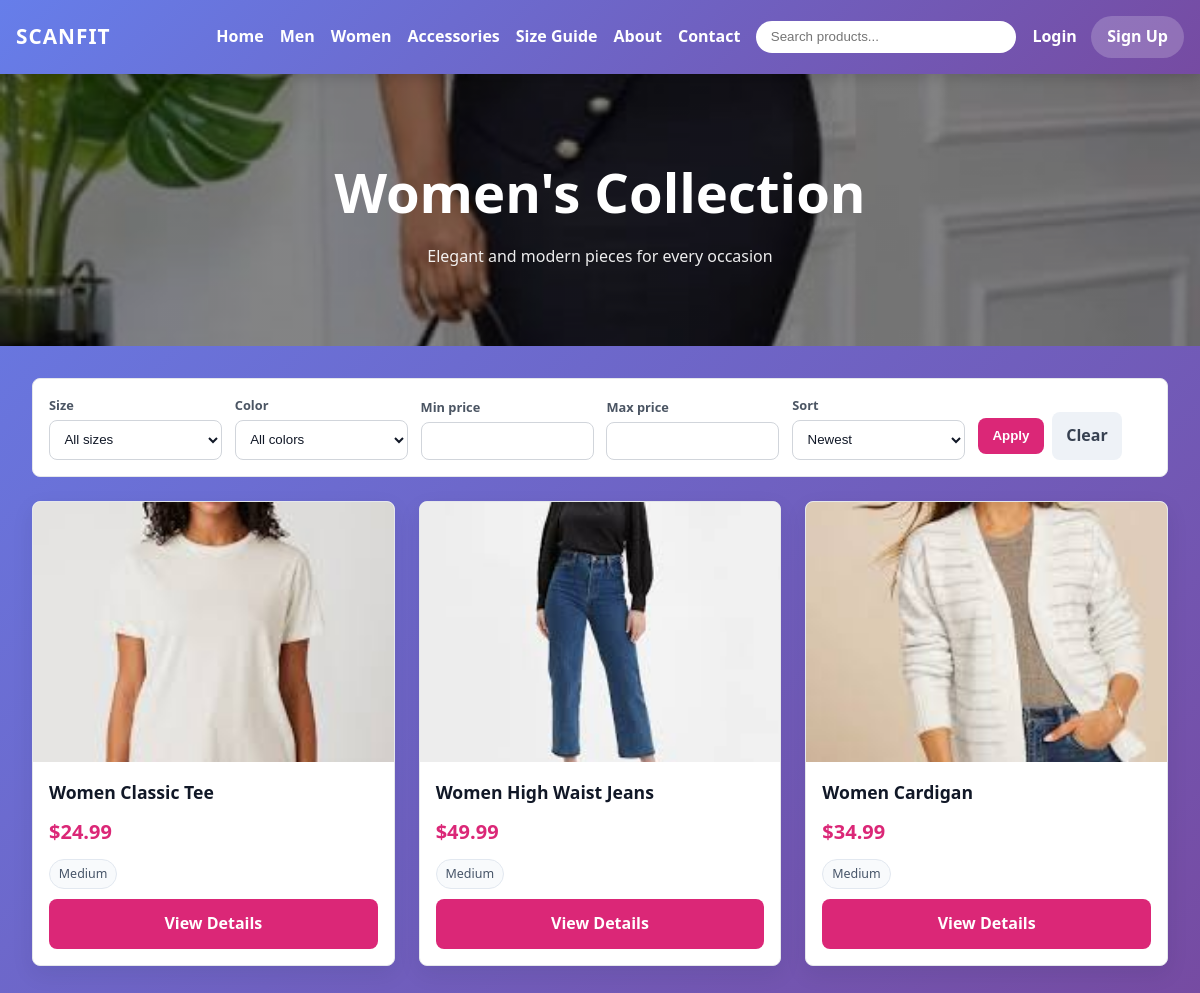
The app's page /womens.php with its own data.
### tables this page shows
CREATE TABLE `product` (
  `product_id` int NOT NULL AUTO_INCREMENT,
  `name` varchar(255) NOT NULL,
  `sku` varchar(100) NOT NULL,
  `description` text,
  `base_price` decimal(10,2) NOT NULL,
  `status` enum('ACTIVE','INACTIVE','OUT_OF_STOCK') DEFAULT 'ACTIVE',
  `created_at` timestamp NULL DEFAULT CURRENT_TIMESTAMP,
  `updated_at` timestamp NULL DEFAULT CURRENT_TIMESTAMP ON UPDATE CURRENT_TIMESTAMP,
  PRIMARY KEY (`product_id`),
   
  UNIQUE KEY `sku` (`sku`)
);

### womens.php (called while the page is built, shortened)
<?php
require_once 'functions.php';
$collectionTitle = "Women's Collection";
$collectionGender = 'Women';
$collectionSubtitle = 'Elegant and modern pieces for every occasion';
require 'collection_page.php';

### functions.php (called while the page is built, shortened)
<?php
require_once 'Connectdb.php';
function getFilteredProductsByGender(string $genderDisplay, array $filters = [])
{
    global $conn;
    $genderMap = [
        'Men' => 'Male',
        'Women' => 'Female',
        'Unisex' => 'Unisex',
    ];
    $genderName = $genderMap[$genderDisplay] ?? $genderDisplay;
    $where = [
        'g.name = ?',
        "p.status = 'ACTIVE'",
    ];
    $params = [$genderName];
    $types = 's';
    $sizeId = (int)($filters['size_id'] ?? 0);
    $colourId = (int)($filters['colour_id'] ?? 0);
    $minPrice = isset($filters['min_price']) && $filters['min_price'] !== '' ? max(0, (float)$filters['min_price']) : null;
    $maxPrice = isset($filters['max_price']) && $filters['max_price'] !== '' ? max(0, (float)$filters['max_price']) : null;
    $sort = (string)($filters['sort'] ?? 'newest');
    $orderBy = 'p.created_at DESC';
    $sql = "
        SELECT DISTINCT p.*
        FROM product p
        INNER JOIN productgender pg ON p.product_id = pg.product_id
        INNER JOIN gender g ON pg.gender_id = g.gender_id
        WHERE " . implode(' AND ', $where) . "
        ORDER BY {$orderBy}
    ";
    $stmt = mysqli_prepare($conn, $sql);
    $bind = [$types];
    foreach ($params as $key => $value) {
        $bind[] = &$params[$key];
    }
    mysqli_stmt_bind_param($stmt, ...$bind);
    mysqli_stmt_execute($stmt);
    return mysqli_stmt_get_result($stmt);
}
function getProductVariants(int $productId)
{
    global $conn;
    $sql = "
        SELECT
            pv.variant_id,
            pv.sku AS variant_sku,
            pv.stock_quantity,
            pv.price_adjustment,
            s.name AS size_name,
            c.name AS colour_name
        FROM productvariant pv
        LEFT JOIN size   s ON pv.size_id   = s.size_id
        LEFT JOIN colour c ON pv.colour_id = c.colour_id
        WHERE pv.product_id = ?
        ORDER BY s.sort_order, c.name
    ";
    $stmt = mysqli_prepare($conn, $sql);
    mysqli_stmt_bind_param($stmt, 'i', $productId);
    mysqli_stmt_execute($stmt);
    return mysqli_stmt_get_result($stmt);
}
?>

### collection_page.php (the view, shortened to what this page needs)
<?php
$collectionTitle = $collectionTitle ?? 'Collection';
$collectionGender = $collectionGender ?? 'Unisex';
$collectionSubtitle = $collectionSubtitle ?? '';
$filters = [
    'size_id' => (int)($_GET['size_id'] ?? 0),
    'colour_id' => (int)($_GET['colour_id'] ?? 0),
    'min_price' => trim((string)($_GET['min_price'] ?? '')),
    'max_price' => trim((string)($_GET['max_price'] ?? '')),
    'sort' => (string)($_GET['sort'] ?? 'newest'),
];
$productsResult = getFilteredProductsByGender($collectionGender, $filters);
?>
<!DOCTYPE html>
<html lang="en">
<head>
</head>
<body>
<?php include 'navbar.php'; ?>
<section class="hero-section">
    <h1><?php echo htmlspecialchars($collectionTitle); ?></h1>
    <?php if ($collectionSubtitle !== ''): ?>
        <p><?php echo htmlspecialchars($collectionSubtitle); ?></p>
    <?php endif; ?>
</section>
<section class="products-section">
    <form method="GET" class="toolbar">
        <label>Size
            <select name="size_id">
                <option value="0">All sizes</option>
            </select>
        </label>
        <label>Color
            <select name="colour_id">
                <option value="0">All colors</option>
            </select>
        </label>
        <label>Min price
            <input type="number" name="min_price" min="0" step="0.01" value="<?php echo htmlspecialchars($filters['min_price']); ?>">
        </label>
        <label>Max price
            <input type="number" name="max_price" min="0" step="0.01" value="<?php echo htmlspecialchars($filters['max_price']); ?>">
        </label>
        <label>Sort
            <select name="sort">
                <option value="newest" <?php echo $filters['sort'] === 'newest' ? 'selected' : ''; ?>>Newest</option>
            </select>
        </label>
        <div class="actions">
            <button type="submit">Apply</button>
            <a class="clear-link" href="<?php echo htmlspecialchars(basename($_SERVER['PHP_SELF'])); ?>">Clear</a>
        </div>
    </form>
    <?php if ($productsResult && mysqli_num_rows($productsResult) > 0): ?>
        <div class="products-grid">
            <?php while ($product = mysqli_fetch_assoc($productsResult)): ?>
                <?php
                $variantsResult = getProductVariants((int)$product['product_id']);
                $sizes = [];
                while ($variant = mysqli_fetch_assoc($variantsResult)) {
                    if (!empty($variant['size_name'])) {
                        $sizes[] = (string)$variant['size_name'];
                    }
                }
                ?>
                <div class="product-card">
                    <div class="product-image">
                        <img src="images/<?php echo htmlspecialchars((string)$product['sku']); ?>.jpg"
                             alt="<?php echo htmlspecialchars((string)$product['name']); ?>"
                             onerror="this.src='https://via.placeholder.com/400x260/f8f9fa/666?text=ScanFit'">
                    </div>
                    <div class="product-info">
                        <h3 class="product-name"><?php echo htmlspecialchars((string)$product['name']); ?></h3>
                        <div class="product-price">$<?php echo number_format((float)$product['base_price'], 2); ?></div>
                        <div class="product-sizes">
                            <?php foreach (array_slice(array_unique($sizes), 0, 5) as $size): ?>
                                <span class="size-tag"><?php echo htmlspecialchars($size); ?></span>
                            <?php endforeach; ?>
                        </div>
                        <a href="product.php?id=<?php echo (int)$product['product_id']; ?>" class="details-btn">View Details</a>
                    </div>
                </div>
            <?php endwhile; ?>
        </div>
    <?php else: ?>
        <div class="empty">No products match these filters.</div>
    <?php endif; ?>
</section>
</body>
</html>

### records on screen
product: sku (picture), name "Women Classic Tee", base_price "24.99", size "Medium"
product: sku (picture), name "Women High Waist Jeans", base_price "49.99", size "Medium"
product: sku (picture), name "Women Cardigan", base_price "34.99", size "Medium"

### other values on screen
$collectionTitle "Women's Collection"
$collectionSubtitle "Elegant and modern pieces for every occasion"
